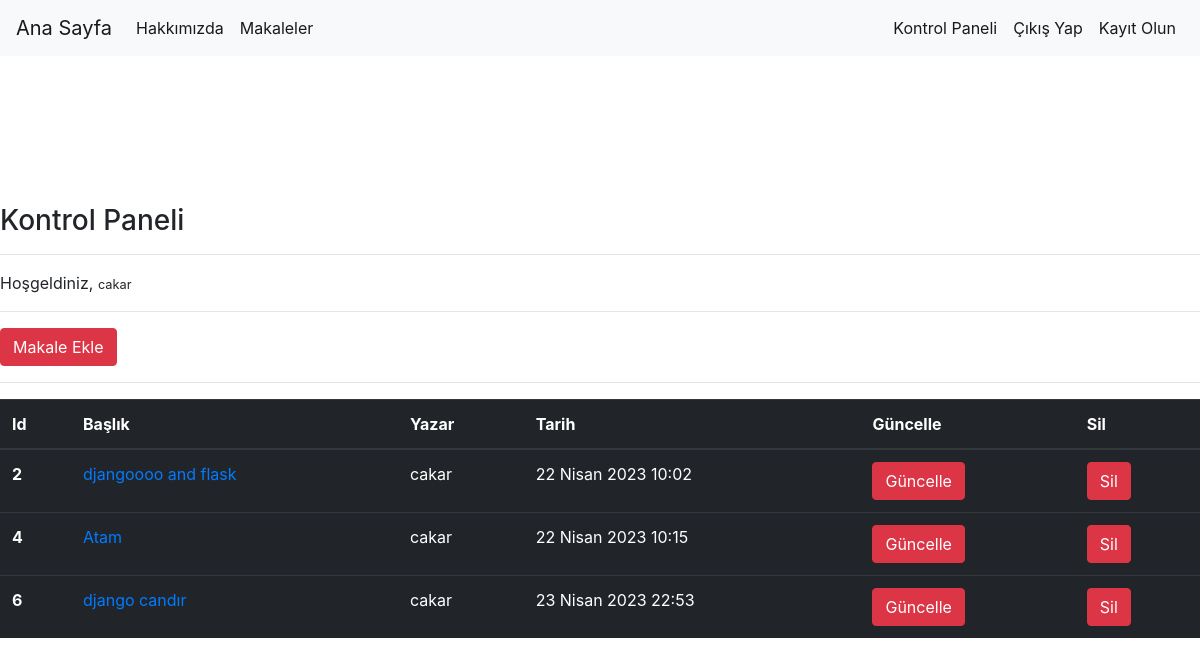
Screenshot of /articles/dashboard/ (signed in) with the database file from the repository.
### article/models.py (models this page shows, shortened)
class Article(models.Model):
    author = models.ForeignKey(
        "auth.User", on_delete=models.CASCADE, verbose_name="Yazar")
    title = models.CharField(max_length=50, verbose_name="Başlık")
    content = models.TextField(verbose_name="İçerik")
    created_date = models.DateTimeField(
        auto_now_add=True, verbose_name="Oluşturulma Tarihi")

### article/views.py (the view)
# urls.py: path("dashboard/", views.dashboard, name="dashboard"),
@login_required(login_url = "user:login")
def dashboard(request):
    articles = Article.objects.filter(author=request.user) # sadece kullanıcının yazdığı makaleleri getirir
    context ={
        "articles": articles
    }
    return render(request,"article/dashboard.html",context=context)

### templates/article/dashboard.html
{% extends "article/layout.html" %}
{% block body %}
    <h3>Kontrol Paneli</h3>
    <hr>
    <p>
        Hoşgeldiniz, <small>{{request.user.username}}</small>
    </p>
    <hr>
    <a class = "btn btn-danger" href = "/articles/addArticle">Makale Ekle</a>
    <hr>
{% if articles %}
<table class="table table-dark">
  <thead>
    <tr>
      <th scope="col">Id</th>
      <th scope="col">Başlık</th>
      <th scope="col">Yazar</th>
      <th scope="col">Tarih</th>
      <th scope="col">Güncelle</th>
      <th scope="col">Sil</th>
    </tr>
  </thead>
  <tbody>
    {% for article in articles  %}
    <tr>
      <th scope="row">{{article.id}}</th>
      <td><a href="articles/article/{{article.id}}">{{article.title}}</a></td>
      <td>{{article.author.username}}</td>
      <td>{{article.created_date}}</td>
      <td><a href="articles/update/{{article.id}}" class="btn btn-danger">Güncelle</a></td>
      <td><a href="articles/delete/{{article.id}}" class="btn btn-danger">Sil</a></td>
    </tr>
  {% endfor %}
  </tbody>
</table>
{% else %}
<div class="alert alert-danger">
    <p>Henüz makale eklenmemiş</p>
</div>
{% endif %}
{% endblock body %}

### templates/article/layout.html (shortened to what this page needs)
<!DOCTYPE html>
<html lang="en">
  <head>
    <link
      rel="stylesheet"
      href="https://cdn.jsdelivr.net/npm/bootstrap@4.0.0/dist/css/bootstrap.min.css"
    />
  </head>
  <body>
    {% include "article/includes/navbar.html" %}
    <br />
    <br />
    <div style="margin-top: 100px" class="contanier">
      {% block body %} {% endblock body %}
    </div>
  </body>
</html>

### templates/article/includes/navbar.html (shortened to what this page needs)
<!DOCTYPE html>
<html lang="en">
  <head>
  </head>
  <body>
    <nav class="navbar navbar-expand-lg navbar-light bg-light">
      <a class="navbar-brand" href="/">Ana Sayfa</a>
      <div class="collapse navbar-collapse" id="navbarSupportedContent">
        <ul class="navbar-nav mr-auto">
          <li class="nav-item active">
            <a class="nav-link" href="/about">Hakkımızda</a>
          </li>
          <li class="nav-item active">
            <a class="nav-link" href="/article/articles">Makaleler</a>
          </li>
        </ul>
        <ul class="navbar-nav ml-auto">
          {% if request.user.is_authenticated %}
            <li class="nav-item active">
            <a class="nav-link" href="/articles/dashboard">Kontrol Paneli</a>
            </li>
             <li class="nav-item active">
            <a class="nav-link" href="/user/logout">Çıkış Yap</a>
             </li>
          {% else %}
                <li class="nav-item active">
            <a class="nav-link" href="/user/login">Giriş Yap</a>
          </li>
          {% endif %}
          <li class="nav-item active">
            <a class="nav-link" href="/user/register">Kayıt Olun</a>
          </li>
        </ul>
      </div>
    </nav>
  </body>
</html>

### rows the page displays
Article: id "2", title "djangoooo and flask", author.username "cakar", created_date "22 Nisan 2023 10:02"
Article: id "4", title "Atam", author.username "cakar", created_date "22 Nisan 2023 10:15"
Article: id "6", title "django candır", author.username "cakar", created_date "23 Nisan 2023 22:53"

### other values shown
{{ request.user.username }} "cakar"
